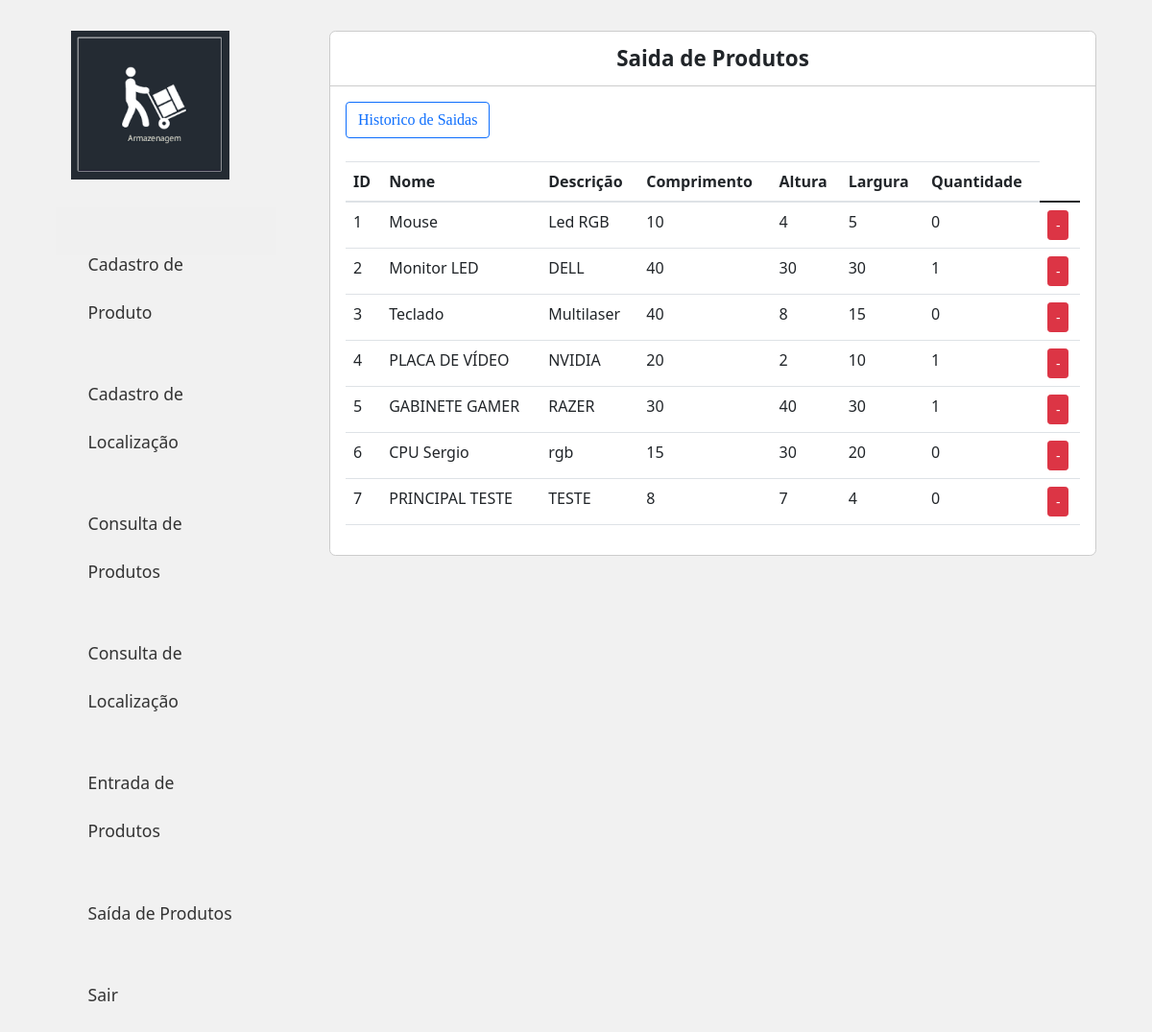
/Stoq/saida.php, run on the app's committed database.
### tables this page shows
CREATE TABLE `tbdcadprod` (
  `id_Produto` int(11) NOT NULL,
  `nm_Produto` varchar(50) NOT NULL,
  `vl_Valor` double NOT NULL,
  `ds_Produto` varchar(50) NOT NULL,
  `comp_Produto` double NOT NULL,
  `alt_Produto` double NOT NULL,
  `larg_Produto` double NOT NULL,
  `qtd_Produto` int(20) NOT NULL,
  `volume_Produto` float NOT NULL
);

### Stoq/saida.php (the view, shortened to what this page needs)
<?php
require_once 'header.php';
require_once 'conection.php';
?>
<main class="col-sm-9">
	<div class="principal">
		<div class="titulo">
			Saida de Produtos
		</div>
		<div class="conteudo">
			<div class="item">
				<a class='btn btn-outline-primary' style=" right: 590px; top: 100px; font-family:'calibri';" href='historico_saida.php'>Historico de Saidas</a><br><br>
				<table class="table">
				  <thead>
				    <tr>
					<th scope="col">ID</th>
				      <th scope="col">Nome</th>
				      <th scope="col">Descrição</th>
					  <th scope="col">Comprimento</th>
					  <th scope="col">Altura</th>
					  <th scope="col">Largura</th>
				      <th scope="col">Quantidade</th>
				    </tr>
				  </thead>
				  <tbody>
				  	<?php
				  		$stmt = $conn->prepare("SELECT * FROM tbdcadprod");
						$stmt->execute();
						$results = $stmt->fetchAll(PDO::FETCH_ASSOC);
				  		foreach($results as $row => $value){
								echo "<tr>";
								echo "<td>" . $value['id_Produto'] . "</td>";
								echo "<td>" . $value['nm_Produto'] . "</td>";
								echo "<td>" . $value['ds_Produto'] . "</td>";
								echo "<td>" . $value['comp_Produto'] . "</td>";
								echo "<td>" . $value['alt_Produto'] . "</td>";
								echo "<td>" . $value['larg_Produto'] . "</td>";
								echo "<td>" . $value['qtd_Produto'] . "</td>";
								echo "<td><a class='btn btn-sm btn-danger' href='update_saida.php?id=$value[id_Produto]'>-</a></td>";
								echo "<tr>";
							}
				  	?>
				  </tbody>
				</table>
			</div>
		</div>
	</div>
</main>

### css/styles.css (style rules this page uses)
body { background: #f1f1f1; }
a { text-decoration: none; }
.principal { margin: 2em 1em; background: #fff; border: 1px solid #ccc; border-radius: .4em; }
.principal .titulo { padding: .5em 1em; font-size: 1.4em; font-weight: bold; border-bottom: 1px solid #ccc; text-align: center; }
.principal .conteudo { padding: 1em; }

### data on the page
tbdcadprod: id_Produto "1", nm_Produto "Mouse", ds_Produto "Led RGB", comp_Produto "10", alt_Produto "4", larg_Produto "5", qtd_Produto "0"
tbdcadprod: id_Produto "2", nm_Produto "Monitor LED", ds_Produto "DELL", comp_Produto "40", alt_Produto "30", larg_Produto "30", qtd_Produto "1"
tbdcadprod: id_Produto "3", nm_Produto "Teclado", ds_Produto "Multilaser", comp_Produto "40", alt_Produto "8", larg_Produto "15", qtd_Produto "0"
tbdcadprod: id_Produto "4", nm_Produto "PLACA DE VÍDEO", ds_Produto "NVIDIA", comp_Produto "20", alt_Produto "2", larg_Produto "10", qtd_Produto "1"
tbdcadprod: id_Produto "5", nm_Produto "GABINETE GAMER", ds_Produto "RAZER", comp_Produto "30", alt_Produto "40", larg_Produto "30", qtd_Produto "1"
tbdcadprod: id_Produto "6", nm_Produto "CPU Sergio", ds_Produto "rgb", comp_Produto "15", alt_Produto "30", larg_Produto "20", qtd_Produto "0"
tbdcadprod: id_Produto "7", nm_Produto "PRINCIPAL TESTE", ds_Produto "TESTE", comp_Produto "8", alt_Produto "7", larg_Produto "4", qtd_Produto "0"
